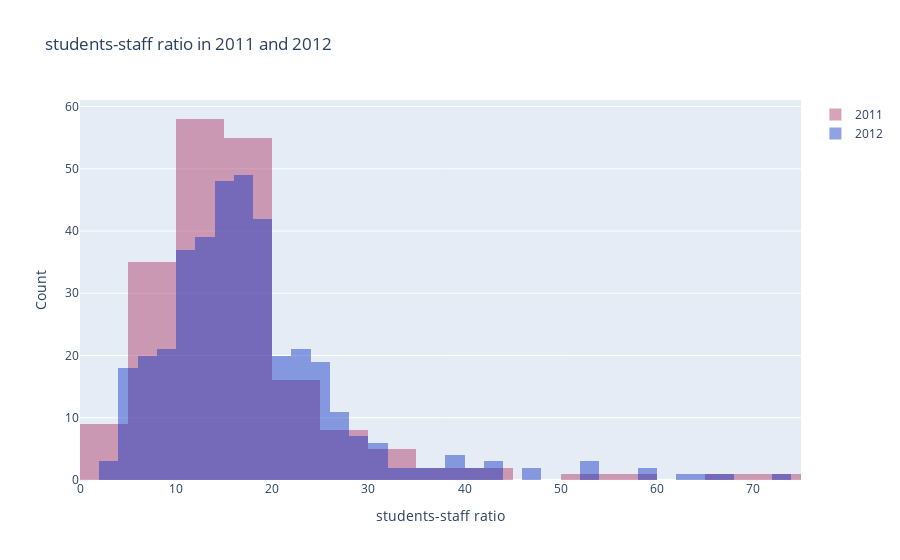

Notebook source saved alongside this figure:
### Markdown cell above
<a id="7"></a> <br>
# Histogram
Lets look at histogram of students-staff ratio in 2011 and 2012 years. 
* trace1 = first histogram
    * x = x axis
    * y = y axis
    * opacity = opacity of histogram
    * name = name of legend
    * marker = color of histogram
* trace2 = second histogram
* layout = layout 
    * barmode = mode of histogram like overlay. Also you can change it with *stack*

### Code cell
# prepare data
x2011 = timesData.student_staff_ratio[timesData.year == 2011]
x2012 = timesData.student_staff_ratio[timesData.year == 2012]


trace1 = go.Histogram(x = x2011,
                     opacity = 0.75,
                     name = '2011',
                     marker = dict(color = 'rgba(171,50,96,0.6)'))

trace2 = go.Histogram(x = x2012,
                     opacity = 0.75,
                     name = '2012',
                     marker = dict(color = 'rgba(12,50,196,0.6)'))

data = [trace1, trace2]
layout = go.Layout(barmode='overlay',
                   title=' students-staff ratio in 2011 and 2012',
                   xaxis=dict(title='students-staff ratio'),
                   yaxis=dict( title='Count'),
)
fig = go.Figure(data=data, layout=layout)
iplot(fig)

### Figure 1 — Plotly figure (JSON) as saved in the notebook; plotly's stock layout.template omitted (floating-point values rounded to 4 significant figures; data arrays with more than 128 entries replaced by an {"elided": "..."} marker saying what was removed)
{"data": [{"marker": {"color": "rgba(171,50,96,0.6)"}, "name": "2011", "opacity": 0.75, "type": "histogram", "x": {"elided": "200 float values"}}, {"marker": {"color": "rgba(12,50,196,0.6)"}, "name": "2012", "opacity": 0.75, "type": "histogram", "x": {"elided": "402 float values"}}], "layout": {"barmode": "overlay", "title": {"text": " students-staff ratio in 2011 and 2012"}, "xaxis": {"title": {"text": "students-staff ratio"}}, "yaxis": {"title": {"text": "Count"}}}}
